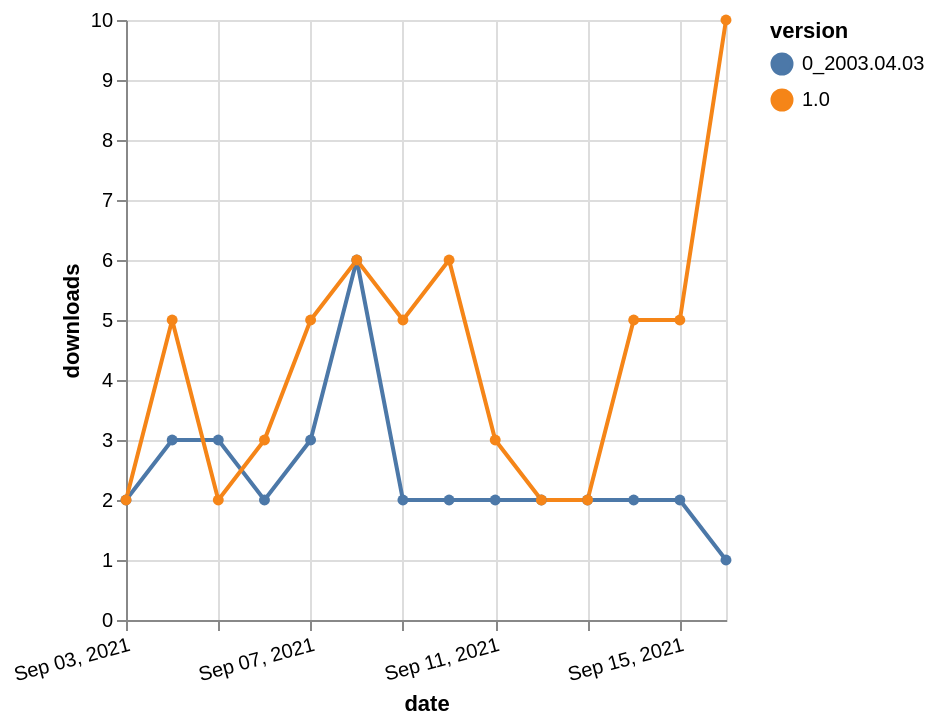

Source (Vega-Lite JSON):
### Vega-Lite specification from a JSON file in a GitHub repository (floating-point values rounded to 4 significant figures)
{"$schema": "https://vega.github.io/schema/vega-lite/v5.json", "description": "A simple bar chart with embedded data.", "data": {"values": [{"date": "2021-09-03", "total": 2862, "delta": 2, "version": "0_2003.04.03"}, {"date": "2021-09-04", "total": 2865, "delta": 3, "version": "0_2003.04.03"}, {"date": "2021-09-05", "total": 2868, "delta": 3, "version": "0_2003.04.03"}, {"date": "2021-09-06", "total": 2870, "delta": 2, "version": "0_2003.04.03"}, {"date": "2021-09-07", "total": 2873, "delta": 3, "version": "0_2003.04.03"}, {"date": "2021-09-08", "total": 2879, "delta": 6, "version": "0_2003.04.03"}, {"date": "2021-09-09", "total": 2881, "delta": 2, "version": "0_2003.04.03"}, {"date": "2021-09-10", "total": 2883, "delta": 2, "version": "0_2003.04.03"}, {"date": "2021-09-11", "total": 2885, "delta": 2, "version": "0_2003.04.03"}, {"date": "2021-09-12", "total": 2887, "delta": 2, "version": "0_2003.04.03"}, {"date": "2021-09-13", "total": 2889, "delta": 2, "version": "0_2003.04.03"}, {"date": "2021-09-14", "total": 2891, "delta": 2, "version": "0_2003.04.03"}, {"date": "2021-09-15", "total": 2893, "delta": 2, "version": "0_2003.04.03"}, {"date": "2021-09-16", "total": 2894, "delta": 1, "version": "0_2003.04.03"}, {"date": "2021-09-03", "total": 11231, "delta": 2, "version": "1.0"}, {"date": "2021-09-04", "total": 11236, "delta": 5, "version": "1.0"}, {"date": "2021-09-05", "total": 11238, "delta": 2, "version": "1.0"}, {"date": "2021-09-06", "total": 11241, "delta": 3, "version": "1.0"}, {"date": "2021-09-07", "total": 11246, "delta": 5, "version": "1.0"}, {"date": "2021-09-08", "total": 11252, "delta": 6, "version": "1.0"}, {"date": "2021-09-09", "total": 11257, "delta": 5, "version": "1.0"}, {"date": "2021-09-10", "total": 11263, "delta": 6, "version": "1.0"}, {"date": "2021-09-11", "total": 11266, "delta": 3, "version": "1.0"}, {"date": "2021-09-12", "total": 11268, "delta": 2, "version": "1.0"}, {"date": "2021-09-13", "total": 11270, "delta": 2, "version": "1.0"}, {"date": "2021-09-14", "total": 11275, "delta": 5, "version": "1.0"}, {"date": "2021-09-15", "total": 11280, "delta": 5, "version": "1.0"}, {"date": "2021-09-16", "total": 11290, "delta": 10, "version": "1.0"}]}, "width": "container", "mark": {"type": "line", "point": {"filled": true}}, "encoding": {"x": {"field": "date", "type": "temporal", "timeUnit": "yearmonthdate", "title": "date", "axis": {"labelAngle": -15}}, "y": {"field": "delta", "type": "quantitative", "title": "downloads"}, "color": {"field": "version", "type": "nominal"}, "tooltip": {"field": "delta"}}}
